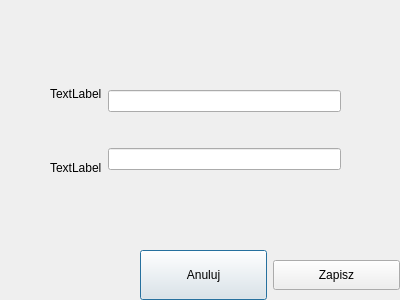
<?xml version="1.0" encoding="UTF-8"?>
<ui version="4.0">
 <class>dialogsave</class>
 <widget class="QDialog" name="dialogsave">
  <property name="geometry">
   <rect>
    <x>0</x>
    <y>0</y>
    <width>400</width>
    <height>300</height>
   </rect>
  </property>
  <property name="windowTitle">
   <string>Dialog</string>
  </property>
  <widget class="QWidget" name="widget_2" native="true">
   <property name="geometry">
    <rect>
     <x>140</x>
     <y>250</y>
     <width>260</width>
     <height>50</height>
    </rect>
   </property>
   <layout class="QHBoxLayout" name="horizontalLayout">
    <item>
     <widget class="QPushButton" name="pushButton_2">
      <property name="sizePolicy">
       <sizepolicy hsizetype="Minimum" vsizetype="Minimum">
        <horstretch>0</horstretch>
        <verstretch>0</verstretch>
       </sizepolicy>
      </property>
      <property name="minimumSize">
       <size>
        <width>110</width>
        <height>30</height>
       </size>
      </property>
      <property name="text">
       <string>Anuluj</string>
      </property>
     </widget>
    </item>
    <item>
     <widget class="QPushButton" name="pushButton">
      <property name="minimumSize">
       <size>
        <width>110</width>
        <height>30</height>
       </size>
      </property>
      <property name="text">
       <string>Zapisz</string>
      </property>
     </widget>
    </item>
   </layout>
  </widget>
  <widget class="QWidget" name="">
   <property name="geometry">
    <rect>
     <x>50</x>
     <y>60</y>
     <width>291</width>
     <height>141</height>
    </rect>
   </property>
   <layout class="QHBoxLayout" name="horizontalLayout_2">
    <item>
     <layout class="QVBoxLayout" name="verticalLayout">
      <item>
       <widget class="QLabel" name="label">
        <property name="text">
         <string>TextLabel</string>
        </property>
       </widget>
      </item>
      <item>
       <widget class="QLabel" name="label_2">
        <property name="text">
         <string>TextLabel</string>
        </property>
       </widget>
      </item>
     </layout>
    </item>
    <item>
     <layout class="QVBoxLayout" name="verticalLayout_2">
      <item>
       <widget class="QLineEdit" name="lineEdit"/>
      </item>
      <item>
       <widget class="QLineEdit" name="lineEdit_2"/>
      </item>
     </layout>
    </item>
   </layout>
  </widget>
 </widget>
 <resources/>
 <connections/>
</ui>
